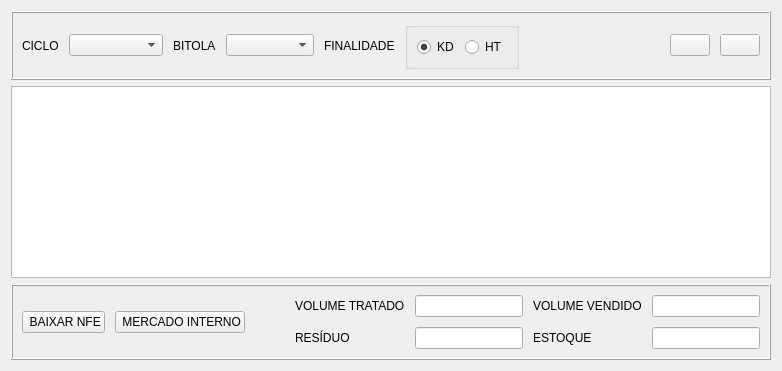
      <widget class="QWidget" name="page_stock">
       <layout class="QVBoxLayout" name="verticalLayout_2">
        <item>
         <widget class="QFrame" name="frame_3">
          <property name="frameShape">
           <enum>QFrame::Box</enum>
          </property>
          <property name="frameShadow">
           <enum>QFrame::Raised</enum>
          </property>
          <layout class="QHBoxLayout" name="horizontalLayout_6">
           <property name="spacing">
            <number>10</number>
           </property>
           <item>
            <layout class="QHBoxLayout" name="horizontalLayout_12">
             <property name="rightMargin">
              <number>0</number>
             </property>
             <item>
              <widget class="QLabel" name="label_20">
               <property name="text">
                <string>CICLO</string>
               </property>
               <property name="buddy">
                <cstring>cb_cycle_stock</cstring>
               </property>
              </widget>
             </item>
             <item>
              <widget class="QComboBox" name="cb_cycle_stock">
               <property name="sizePolicy">
                <sizepolicy hsizetype="Expanding" vsizetype="Fixed">
                 <horstretch>0</horstretch>
                 <verstretch>0</verstretch>
                </sizepolicy>
               </property>
               <property name="maxVisibleItems">
                <number>10</number>
               </property>
              </widget>
             </item>
            </layout>
           </item>
           <item>
            <layout class="QHBoxLayout" name="horizontalLayout_14">
             <property name="rightMargin">
              <number>0</number>
             </property>
             <item>
              <widget class="QLabel" name="label_22">
               <property name="text">
                <string>BITOLA</string>
               </property>
               <property name="buddy">
                <cstring>cb_bitola_stock</cstring>
               </property>
              </widget>
             </item>
             <item>
              <widget class="QComboBox" name="cb_bitola_stock">
               <property name="sizePolicy">
                <sizepolicy hsizetype="Expanding" vsizetype="Fixed">
                 <horstretch>0</horstretch>
                 <verstretch>0</verstretch>
                </sizepolicy>
               </property>
              </widget>
             </item>
            </layout>
           </item>
           <item>
            <layout class="QHBoxLayout" name="horizontalLayout_13">
             <property name="rightMargin">
              <number>0</number>
             </property>
             <item>
              <widget class="QLabel" name="label_21">
               <property name="text">
                <string>FINALIDADE</string>
               </property>
               <property name="buddy">
                <cstring>rb_kd_stock</cstring>
               </property>
              </widget>
             </item>
             <item>
              <widget class="QGroupBox" name="groupBox_2">
               <property name="title">
                <string/>
               </property>
               <layout class="QHBoxLayout" name="horizontalLayout_4">
                <item>
                 <widget class="QRadioButton" name="rb_kd_stock">
                  <property name="text">
                   <string>KD</string>
                  </property>
                  <property name="checked">
                   <bool>true</bool>
                  </property>
                 </widget>
                </item>
                <item>
                 <widget class="QRadioButton" name="rb_ht_stock">
                  <property name="text">
                   <string>HT</string>
                  </property>
                 </widget>
                </item>
               </layout>
              </widget>
             </item>
            </layout>
           </item>
           <item>
            <spacer name="horizontalSpacer_9">
             <property name="orientation">
              <enum>Qt::Horizontal</enum>
             </property>
             <property name="sizeHint" stdset="0">
              <size>
               <width>40</width>
               <height>20</height>
              </size>
             </property>
            </spacer>
           </item>
           <item>
            <layout class="QHBoxLayout" name="horizontalLayout_20">
             <property name="rightMargin">
              <number>0</number>
             </property>
             <item>
              <widget class="QPushButton" name="bt_search_stock">
               <property name="sizePolicy">
                <sizepolicy hsizetype="Fixed" vsizetype="Fixed">
                 <horstretch>0</horstretch>
                 <verstretch>0</verstretch>
                </sizepolicy>
               </property>
               <property name="cursor">
                <cursorShape>PointingHandCursor</cursorShape>
               </property>
               <property name="text">
                <string/>
               </property>
               <property name="icon">
                <iconset resource="resource.qrc">
                 <normaloff>:/icons/assets/search-32.png</normaloff>:/icons/assets/search-32.png</iconset>
               </property>
               <property name="iconSize">
                <size>
                 <width>32</width>
                 <height>32</height>
                </size>
               </property>
              </widget>
             </item>
             <item>
              <widget class="QPushButton" name="bt_clear_stock">
               <property name="sizePolicy">
                <sizepolicy hsizetype="Fixed" vsizetype="Fixed">
                 <horstretch>0</horstretch>
                 <verstretch>0</verstretch>
                </sizepolicy>
               </property>
               <property name="cursor">
                <cursorShape>PointingHandCursor</cursorShape>
               </property>
               <property name="text">
                <string/>
               </property>
               <property name="icon">
                <iconset resource="resource.qrc">
                 <normaloff>:/icons/assets/erase-32.png</normaloff>:/icons/assets/erase-32.png</iconset>
               </property>
               <property name="iconSize">
                <size>
                 <width>32</width>
                 <height>32</height>
                </size>
               </property>
              </widget>
             </item>
            </layout>
           </item>
          </layout>
         </widget>
        </item>
        <item>
         <widget class="QTableView" name="tv_stock">
          <property name="selectionMode">
           <enum>QAbstractItemView::SingleSelection</enum>
          </property>
          <property name="selectionBehavior">
           <enum>QAbstractItemView::SelectRows</enum>
          </property>
          <attribute name="horizontalHeaderDefaultSectionSize">
           <number>80</number>
          </attribute>
          <attribute name="horizontalHeaderShowSortIndicator" stdset="0">
           <bool>false</bool>
          </attribute>
         </widget>
        </item>
        <item>
         <widget class="QFrame" name="frame_4">
          <property name="minimumSize">
           <size>
            <width>0</width>
            <height>30</height>
           </size>
          </property>
          <property name="frameShape">
           <enum>QFrame::Box</enum>
          </property>
          <property name="frameShadow">
           <enum>QFrame::Raised</enum>
          </property>
          <layout class="QHBoxLayout" name="horizontalLayout_39">
           <property name="spacing">
            <number>10</number>
           </property>
           <item>
            <layout class="QHBoxLayout" name="horizontalLayout_38">
             <property name="rightMargin">
              <number>0</number>
             </property>
             <item>
              <widget class="QPushButton" name="bt_discount_stock">
               <property name="cursor">
                <cursorShape>PointingHandCursor</cursorShape>
               </property>
               <property name="text">
                <string> BAIXAR NFE</string>
               </property>
               <property name="icon">
                <iconset resource="resource.qrc">
                 <normaloff>:/icons/assets/document-32.png</normaloff>:/icons/assets/document-32.png</iconset>
               </property>
               <property name="iconSize">
                <size>
                 <width>32</width>
                 <height>32</height>
                </size>
               </property>
              </widget>
             </item>
             <item>
              <widget class="QPushButton" name="bt_leaving_stock">
               <property name="cursor">
                <cursorShape>PointingHandCursor</cursorShape>
               </property>
               <property name="text">
                <string> MERCADO INTERNO</string>
               </property>
               <property name="icon">
                <iconset resource="resource.qrc">
                 <normaloff>:/icons/assets/recycling-32.png</normaloff>:/icons/assets/recycling-32.png</iconset>
               </property>
               <property name="iconSize">
                <size>
                 <width>32</width>
                 <height>32</height>
                </size>
               </property>
              </widget>
             </item>
            </layout>
           </item>
           <item>
            <spacer name="horizontalSpacer_3">
             <property name="orientation">
              <enum>Qt::Horizontal</enum>
             </property>
             <property name="sizeHint" stdset="0">
              <size>
               <width>40</width>
               <height>20</height>
              </size>
             </property>
            </spacer>
           </item>
           <item>
            <layout class="QFormLayout" name="formLayout_17">
             <property name="rightMargin">
              <number>0</number>
             </property>
             <item row="0" column="0">
              <widget class="QLabel" name="label_23">
               <property name="text">
                <string>VOLUME TRATADO</string>
               </property>
               <property name="buddy">
                <cstring>txt_treatment_stock</cstring>
               </property>
              </widget>
             </item>
             <item row="0" column="1">
              <widget class="QLineEdit" name="txt_treatment_stock">
               <property name="readOnly">
                <bool>true</bool>
               </property>
              </widget>
             </item>
             <item row="1" column="0">
              <widget class="QLabel" name="label_25">
               <property name="text">
                <string>RESÍDUO</string>
               </property>
               <property name="buddy">
                <cstring>txt_leaving_stock</cstring>
               </property>
              </widget>
             </item>
             <item row="1" column="1">
              <widget class="QLineEdit" name="txt_leaving_stock">
               <property name="readOnly">
                <bool>true</bool>
               </property>
              </widget>
             </item>
            </layout>
           </item>
           <item>
            <layout class="QFormLayout" name="formLayout_18">
             <property name="rightMargin">
              <number>0</number>
             </property>
             <item row="0" column="0">
              <widget class="QLabel" name="label_24">
               <property name="text">
                <string>VOLUME VENDIDO</string>
               </property>
               <property name="buddy">
                <cstring>txt_sold_stock</cstring>
               </property>
              </widget>
             </item>
             <item row="1" column="0">
              <widget class="QLabel" name="label_26">
               <property name="text">
                <string>ESTOQUE</string>
               </property>
               <property name="buddy">
                <cstring>txt_stock_stock</cstring>
               </property>
              </widget>
             </item>
             <item row="0" column="1">
              <widget class="QLineEdit" name="txt_sold_stock">
               <property name="readOnly">
                <bool>true</bool>
               </property>
              </widget>
             </item>
             <item row="1" column="1">
              <widget class="QLineEdit" name="txt_stock_stock">
               <property name="readOnly">
                <bool>true</bool>
               </property>
              </widget>
             </item>
            </layout>
           </item>
          </layout>
         </widget>
        </item>
       </layout>
      </widget>
